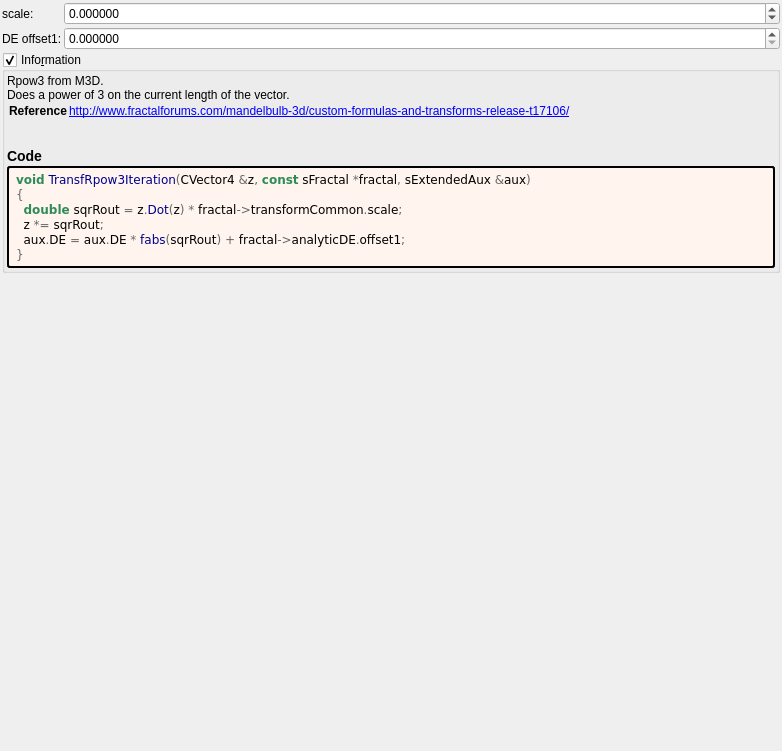
<?xml version="1.0" encoding="UTF-8"?>
<ui version="4.0">
 <class>transf_rpow3</class>
 <widget class="QWidget" name="Form">
  <property name="geometry">
   <rect>
    <x>0</x>
    <y>0</y>
    <width>782</width>
    <height>751</height>
   </rect>
  </property>
  <property name="windowTitle">
   <string notr="true">transf_rpow3</string>
  </property>
  <layout class="QVBoxLayout" name="verticalLayout">
   <property name="spacing">
    <number>2</number>
   </property>
   <property name="leftMargin">
    <number>2</number>
   </property>
   <property name="topMargin">
    <number>2</number>
   </property>
   <property name="rightMargin">
    <number>2</number>
   </property>
   <property name="bottomMargin">
    <number>2</number>
   </property>
   <item>
    <layout class="QGridLayout" name="gridLayout_32" columnstretch="0,1">
     <property name="spacing">
      <number>2</number>
     </property>
     <item row="0" column="0">
      <widget class="QLabel" name="label_108">
       <property name="text">
        <string>scale:</string>
       </property>
      </widget>
     </item>
     <item row="0" column="1">
      <widget class="MyDoubleSpinBox" name="spinbox_transf_scale">
       <property name="sizePolicy">
        <sizepolicy hsizetype="Minimum" vsizetype="Maximum">
         <horstretch>0</horstretch>
         <verstretch>0</verstretch>
        </sizepolicy>
       </property>
       <property name="prefix">
        <string/>
       </property>
       <property name="suffix">
        <string/>
       </property>
       <property name="decimals">
        <number>6</number>
       </property>
       <property name="minimum">
        <double>-99.989999999999995</double>
       </property>
       <property name="maximum">
        <double>99.989999999999995</double>
       </property>
       <property name="singleStep">
        <double>0.100000000000000</double>
       </property>
      </widget>
     </item>
     <item row="1" column="1">
      <widget class="MyDoubleSpinBox" name="spinbox_analyticDE_offset_1">
       <property name="sizePolicy">
        <sizepolicy hsizetype="Minimum" vsizetype="Maximum">
         <horstretch>0</horstretch>
         <verstretch>0</verstretch>
        </sizepolicy>
       </property>
       <property name="prefix">
        <string/>
       </property>
       <property name="suffix">
        <string/>
       </property>
       <property name="decimals">
        <number>6</number>
       </property>
       <property name="minimum">
        <double>0.000000000000000</double>
       </property>
       <property name="maximum">
        <double>99.989999999999995</double>
       </property>
       <property name="singleStep">
        <double>0.100000000000000</double>
       </property>
      </widget>
     </item>
     <item row="1" column="0">
      <widget class="QLabel" name="label_109">
       <property name="text">
        <string>DE offset1:</string>
       </property>
       <property name="wordWrap">
        <bool>true</bool>
       </property>
      </widget>
     </item>
    </layout>
   </item>
   <item>
    <widget class="MyGroupBox" name="groupCheck_info">
     <property name="title">
      <string>Info&amp;rmation</string>
     </property>
     <property name="flat">
      <bool>false</bool>
     </property>
     <property name="checkable">
      <bool>true</bool>
     </property>
     <layout class="QVBoxLayout" name="verticalLayout_2">
      <property name="spacing">
       <number>2</number>
      </property>
      <property name="leftMargin">
       <number>2</number>
      </property>
      <property name="topMargin">
       <number>2</number>
      </property>
      <property name="rightMargin">
       <number>2</number>
      </property>
      <property name="bottomMargin">
       <number>2</number>
      </property>
      <item>
       <widget class="QLabel" name="label_information_general">
        <property name="text">
         <string notr="true">&lt;p&gt;Rpow3 from M3D.&lt;br&gt;Does a power of 3 on the current length of the  vector.&lt;/p&gt;&lt;table&gt;
&lt;tr&gt;&lt;th&gt;Reference&lt;/th&gt;&lt;td&gt;&lt;a href=&quot;http://www.fractalforums.com/mandelbulb-3d/custom-formulas-and-transforms-release-t17106/&quot;&gt;http://www.fractalforums.com/mandelbulb-3d/custom-formulas-and-transforms-release-t17106/&lt;br&gt;
&lt;/td&gt;&lt;/tr&gt;
&lt;/table&gt;
&lt;h3&gt;Code&lt;/h3&gt;</string>
        </property>
        <property name="wordWrap">
         <bool>true</bool>
        </property>
        <property name="openExternalLinks">
         <bool>true</bool>
        </property>
        <property name="textInteractionFlags">
         <set>Qt::LinksAccessibleByMouse|Qt::TextSelectableByMouse</set>
        </property>
       </widget>
      </item>
      <item>
       <widget class="QLabel" name="label_code_content">
        <property name="styleSheet">
         <string notr="true">border-style: outset; border-width: 2px; border-radius: 3px; border-color: black; background-color: #fff5ee; padding: 4px;</string>
        </property>
        <property name="text">
         <string notr="true">&lt;body style=&quot;background-color:#fff5ee&quot;&gt;
&lt;pre style=&quot;color:#000000; background-color:#fff5ee;  font-family:&#039;Courier New&#039;,monospace;&quot;&gt;&lt;span style=&quot;color:#2e8b57; font-weight:bold&quot;&gt;void&lt;/span&gt; &lt;span style=&quot;color:#00008f&quot;&gt;TransfRpow3Iteration&lt;/span&gt;&lt;span style=&quot;color:#676767&quot;&gt;(&lt;/span&gt;CVector4 &lt;span style=&quot;color:#676767&quot;&gt;&amp;amp;&lt;/span&gt;z&lt;span style=&quot;color:#676767&quot;&gt;,&lt;/span&gt; &lt;span style=&quot;color:#2e8b57; font-weight:bold&quot;&gt;const&lt;/span&gt; sFractal &lt;span style=&quot;color:#676767&quot;&gt;*&lt;/span&gt;fractal&lt;span style=&quot;color:#676767&quot;&gt;,&lt;/span&gt; sExtendedAux &lt;span style=&quot;color:#676767&quot;&gt;&amp;amp;&lt;/span&gt;aux&lt;span style=&quot;color:#676767&quot;&gt;)&lt;/span&gt;
&lt;span style=&quot;color:#676767&quot;&gt;{&lt;/span&gt;
  &lt;span style=&quot;color:#2e8b57; font-weight:bold&quot;&gt;double&lt;/span&gt; sqrRout &lt;span style=&quot;color:#676767&quot;&gt;=&lt;/span&gt; z&lt;span style=&quot;color:#676767&quot;&gt;.&lt;/span&gt;&lt;span style=&quot;color:#00008f&quot;&gt;Dot&lt;/span&gt;&lt;span style=&quot;color:#676767&quot;&gt;(&lt;/span&gt;z&lt;span style=&quot;color:#676767&quot;&gt;) *&lt;/span&gt; fractal&lt;span style=&quot;color:#676767&quot;&gt;-&amp;gt;&lt;/span&gt;transformCommon&lt;span style=&quot;color:#676767&quot;&gt;.&lt;/span&gt;scale&lt;span style=&quot;color:#676767&quot;&gt;;&lt;/span&gt;
  z &lt;span style=&quot;color:#676767&quot;&gt;*=&lt;/span&gt; sqrRout&lt;span style=&quot;color:#676767&quot;&gt;;&lt;/span&gt;
  aux&lt;span style=&quot;color:#676767&quot;&gt;.&lt;/span&gt;DE &lt;span style=&quot;color:#676767&quot;&gt;=&lt;/span&gt; aux&lt;span style=&quot;color:#676767&quot;&gt;.&lt;/span&gt;DE &lt;span style=&quot;color:#676767&quot;&gt;*&lt;/span&gt; &lt;span style=&quot;color:#00008f&quot;&gt;fabs&lt;/span&gt;&lt;span style=&quot;color:#676767&quot;&gt;(&lt;/span&gt;sqrRout&lt;span style=&quot;color:#676767&quot;&gt;) +&lt;/span&gt; fractal&lt;span style=&quot;color:#676767&quot;&gt;-&amp;gt;&lt;/span&gt;analyticDE&lt;span style=&quot;color:#676767&quot;&gt;.&lt;/span&gt;offset1&lt;span style=&quot;color:#676767&quot;&gt;;&lt;/span&gt;
&lt;span style=&quot;color:#676767&quot;&gt;}&lt;/span&gt;
&lt;/pre&gt;
&lt;/body&gt;</string>
        </property>
        <property name="wordWrap">
         <bool>true</bool>
        </property>
        <property name="openExternalLinks">
         <bool>true</bool>
        </property>
        <property name="textInteractionFlags">
         <set>Qt::LinksAccessibleByMouse|Qt::TextSelectableByMouse</set>
        </property>
       </widget>
      </item>
     </layout>
    </widget>
   </item>
   <item>
    <spacer name="verticalSpacer">
     <property name="orientation">
      <enum>Qt::Vertical</enum>
     </property>
     <property name="sizeHint" stdset="0">
      <size>
       <width>20</width>
       <height>40</height>
      </size>
     </property>
    </spacer>
   </item>
  </layout>
 </widget>
 <customwidgets>
  <customwidget>
   <class>MyDoubleSpinBox</class>
   <extends>QDoubleSpinBox</extends>
   <header>my_double_spin_box.h</header>
  </customwidget>
  <customwidget>
   <class>MyGroupBox</class>
   <extends>QGroupBox</extends>
   <header>my_group_box.h</header>
   <container>1</container>
  </customwidget>
 </customwidgets>
 <tabstops>
  <tabstop>groupCheck_info</tabstop>
 </tabstops>
 <resources/>
 <connections/>
</ui>
